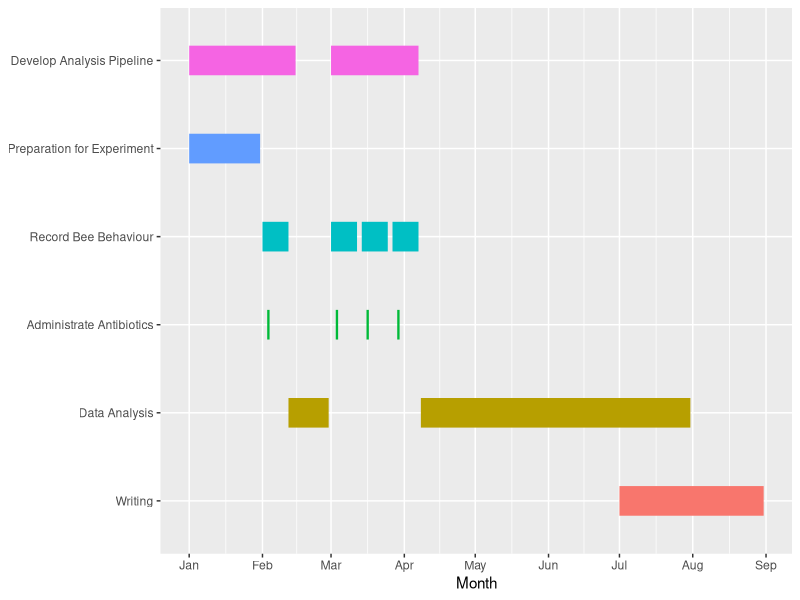

Generate this figure with R:
require(ggplot2)

Gantt <- read.csv("../Data/Schedule.csv")

Gantt$date <- as.Date(Gantt$date, "%d/%m/%Y")
Gantt$activity <- factor(Gantt$activity,levels = c("Writing", "Data Analysis", "Administrate Antibiotics", "Record Bee Behaviour", "Preparation for Experiment", "Develop Analysis Pipeline"))

p <- ggplot(Gantt, aes(date, activity, color = activity, group = V2)) +
	geom_line(size = 10) +
	labs(x="Month", y=NULL)

pdf("../Figures/gnatt.pdf", 10, 3)
    p + theme(legend.position = "none") +
    scale_x_date(date_breaks = "months", date_labels = "%b")
graphics.off();